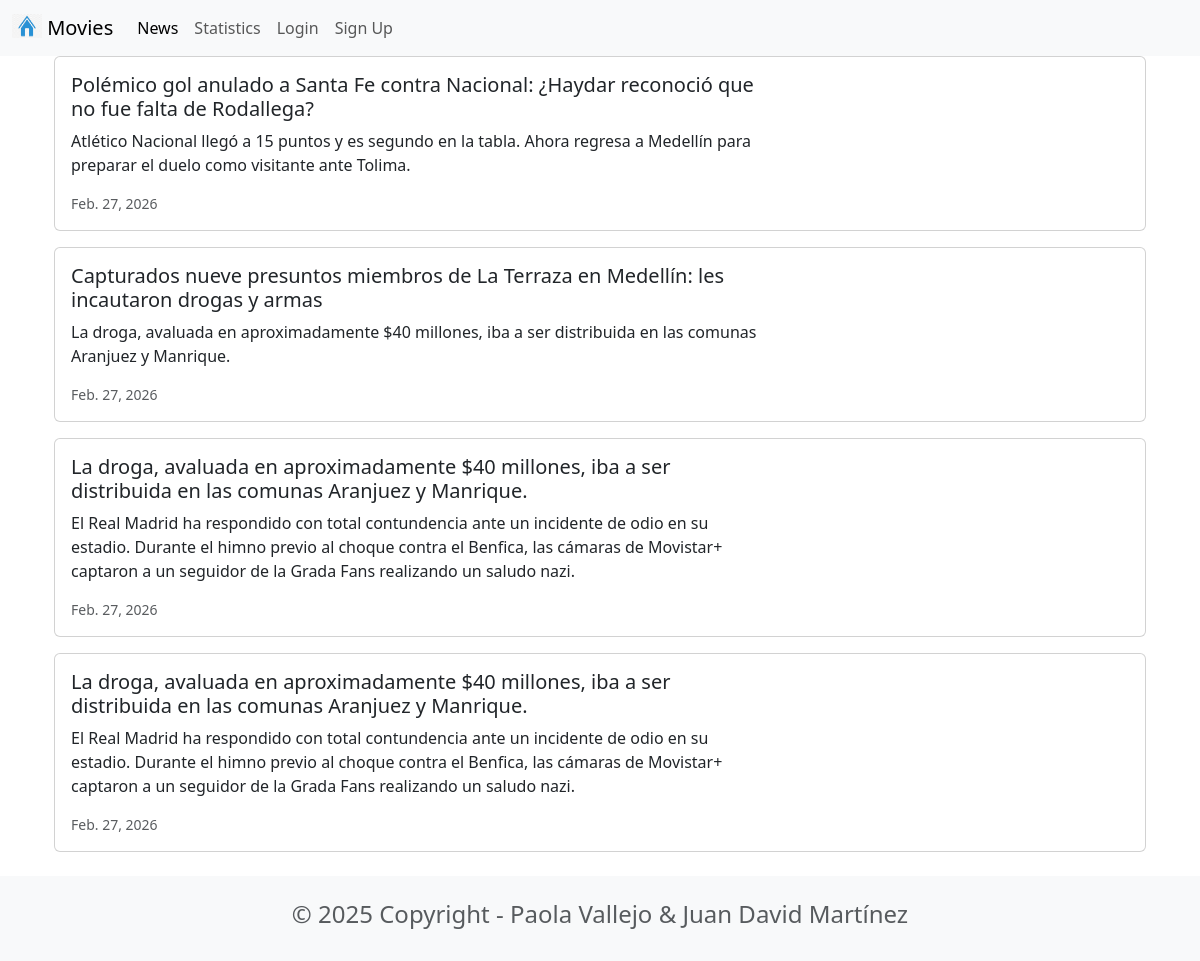
Page /news/ on the committed database.
### news/models.py (models this page shows, shortened)
class News(models.Model):
    headline = models.CharField(max_length=200)
    body = models.TextField()
    date = models.DateField()

### news/views.py (the view)
# urls.py: path('news/', include('news.urls')),
def news(request):
     newss = News.objects.all()
     return render(request, 'news.html', {'newss': newss})

### news/templates/news.html
{% extends 'base.html' %}
{% block content %}
    <div class="container">
     {% for news in newss %}
        <div class="card mb-3">
            <div class="row g-0">
                <div class="col-md-8">
                    <div class="card-body">
                        <h5 class="card-title">{{ news.headline }}</h5>
                        <p class="card-text">{{ news.body }}</p>
                        <p class="card-text"><small class="text-muted">{{ news.date }}</small></p>
                    </div>
                </div>
            </div>
        </div>
     {% endfor %}
</div>
{% endblock content %}

### moviereviews/templates/base.html (shortened to what this page needs)
<head>
    <link href="https://cdn.jsdelivr.net/npm/bootstrap@5.3.8/dist/css/bootstrap.min.css" rel="stylesheet">
</head>
<nav class="navbar navbar-expand-lg bg-body-tertiary">
    <div class="container-fluid">
        <a class="navbar-brand" href="{% url 'home' %}">
        {% load static %}
        <img src="{% static 'images/home.png' %}" alt="" width="30"
height="24"
            class="d-inline-block align-text-top" />
            Movies
    </a>
    <div class="collapse navbar-collapse" id="navbarSupportedContent">
        <ul class="navbar-nav me-auto mb-2 mb-lg-0">
            <li class="nav-item">
                <a class="nav-link active" aria-current="page" href="{% url 'news' %}">News</a>
            </li>
            <li class="nav-item">
                <a class="nav-link" href="{% url 'statistics' %}">Statistics</a>
                </li>
            <li class="nav-item">
                <a class="nav-link" href="#">Login</a>
            </li>
            <li class="nav-item">
                <a class="nav-link" href="#">Sign Up</a>
            </li>
        </ul>
    </div>
</div>
</nav>
<div class="container">
    {% block content %}
    {% endblock content %}
</div>
<footer class="text-center text-lg-start bg-light text-muted mt-4">
    <div class="container">
        <div class="row">
            <div class="text-center p-4">
                <h4>© 2025 Copyright - Paola Vallejo & Juan David Martínez</h4>
            </div>
        </div>
    </div>
</footer>

### rows in the picture
News: headline "Polémico gol anulado a Santa Fe contra Nacional: ¿Haydar reconoció que no fue falta de Rodallega?", body "Atlético Nacional llegó a 15 puntos y es segundo en la tabla. Ahora regresa a Medellín para preparar el duelo como visitante ante Tolima.", date "Feb. 27, 2026"
News: headline "Capturados nueve presuntos miembros de La Terraza en Medellín: les incautaron drogas y armas", body "La droga, avaluada en aproximadamente $40 millones, iba a ser distribuida en las comunas Aranjuez y Manrique.", date "Feb. 27, 2026"
News: headline "La droga, avaluada en aproximadamente $40 millones, iba a ser distribuida en las comunas Aranjuez y Manrique.", body "El Real Madrid ha respondido con total contundencia ante un incidente de odio en su estadio. Durante el himno previo al choque contra el Benfica, las cámaras de Movistar+ captaron a un seguidor de la Grada Fans realizando un saludo nazi.", date "Feb. 27, 2026"
News: headline "La droga, avaluada en aproximadamente $40 millones, iba a ser distribuida en las comunas Aranjuez y Manrique.", body "El Real Madrid ha respondido con total contundencia ante un incidente de odio en su estadio. Durante el himno previo al choque contra el Benfica, las cámaras de Movistar+ captaron a un seguidor de la Grada Fans realizando un saludo nazi.", date "Feb. 27, 2026"
